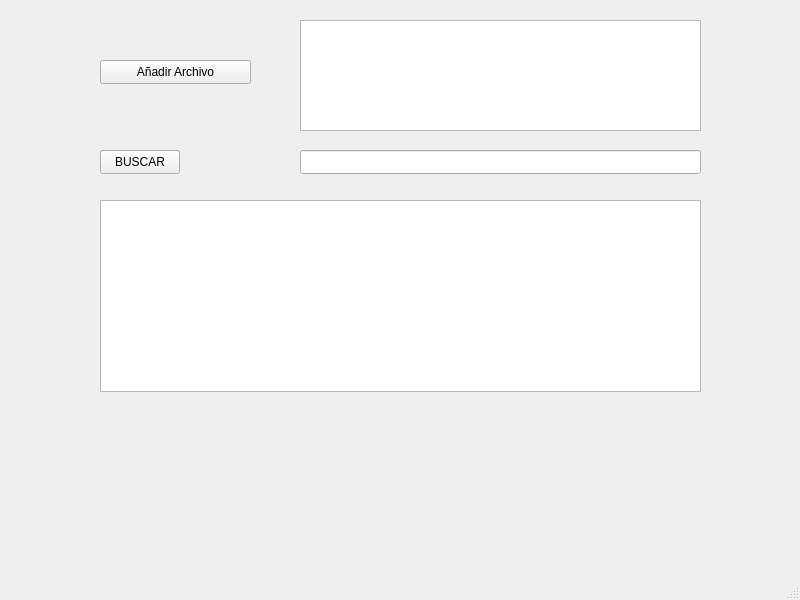
<?xml version="1.0" encoding="UTF-8"?>
<ui version="4.0">
 <class>MainWindow</class>
 <widget class="QMainWindow" name="MainWindow">
  <property name="geometry">
   <rect>
    <x>0</x>
    <y>0</y>
    <width>800</width>
    <height>600</height>
   </rect>
  </property>
  <property name="windowTitle">
   <string>MainWindow</string>
  </property>
  <widget class="QWidget" name="centralwidget">
   <widget class="QPushButton" name="pushButton">
    <property name="geometry">
     <rect>
      <x>100</x>
      <y>60</y>
      <width>151</width>
      <height>24</height>
     </rect>
    </property>
    <property name="text">
     <string>Añadir Archivo</string>
    </property>
   </widget>
   <widget class="QLineEdit" name="lineEdit">
    <property name="geometry">
     <rect>
      <x>300</x>
      <y>150</y>
      <width>401</width>
      <height>24</height>
     </rect>
    </property>
   </widget>
   <widget class="QPushButton" name="pushButton_2">
    <property name="geometry">
     <rect>
      <x>100</x>
      <y>150</y>
      <width>80</width>
      <height>24</height>
     </rect>
    </property>
    <property name="text">
     <string>BUSCAR</string>
    </property>
   </widget>
   <widget class="QListView" name="listView">
    <property name="geometry">
     <rect>
      <x>100</x>
      <y>200</y>
      <width>601</width>
      <height>192</height>
     </rect>
    </property>
   </widget>
   <widget class="QListView" name="listView_2">
    <property name="geometry">
     <rect>
      <x>300</x>
      <y>20</y>
      <width>401</width>
      <height>111</height>
     </rect>
    </property>
   </widget>
  </widget>
  <widget class="QMenuBar" name="menubar">
   <property name="geometry">
    <rect>
     <x>0</x>
     <y>0</y>
     <width>800</width>
     <height>21</height>
    </rect>
   </property>
  </widget>
  <widget class="QStatusBar" name="statusbar"/>
 </widget>
 <resources/>
 <connections/>
</ui>
